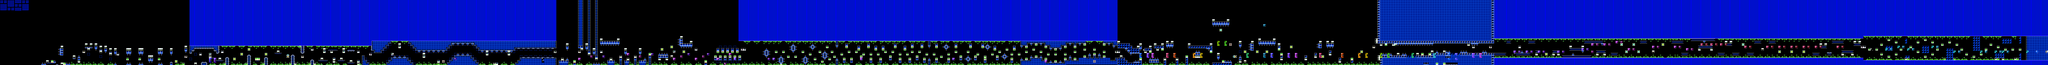

Tiled map render using the project's own tile images. Description and the map definition, with tile-layer contents summarised, below:
An orthogonal 843x27 tile map with 16x16 px tiles, 2 tile layers (SP, ...), 2 tilesets, 2 image layers.

<map version="1.10" tiledversion="1.11.2" orientation="orthogonal" renderorder="right-down" width="843" height="27" tilewidth="16" tileheight="16" infinite="0" nextlayerid="5" nextobjectid="1">
 <editorsettings>
  <chunksize width="16" height="27" />
  <export target="xstep.csv" format="csv" />
 </editorsettings>
 <tileset firstgid="1" name="famidash" tilewidth="16" tileheight="16" tilecount="256" columns="16">
  <image source="../../../GRAPHICS/famidash.bmp" width="256" height="256" />
 </tileset>
 <tileset firstgid="257" name="sprites" tilewidth="16" tileheight="16" tilecount="256" columns="16">
  <image source="../../../GRAPHICS/sprites.png" width="256" height="256" />
 </tileset>
 <imagelayer id="3" name="Image Layer 1" parallaxx="0.9" parallaxy="0.9" repeatx="1" repeaty="1">
  <image source="../../../GRAPHICS/Old/parallax Blue.bmp" width="144" height="72" />
 </imagelayer>
 <imagelayer id="4" name="Image Layer 2" offsetx="0" offsety="432" repeatx="1">
  <image source="../../../GRAPHICS/ground.bmp" width="64" height="128" />
 </imagelayer>
 <layer id="1" width="843" height="27" opacity="0.99">
  <data>[22761 cells, 13698 non-empty, 97 distinct tile ids]</data>
 </layer>
 <layer id="2" name="SP" width="843" height="27">
  <data>[22761 cells, 523 non-empty, 68 distinct tile ids]</data>
 </layer>
</map>
